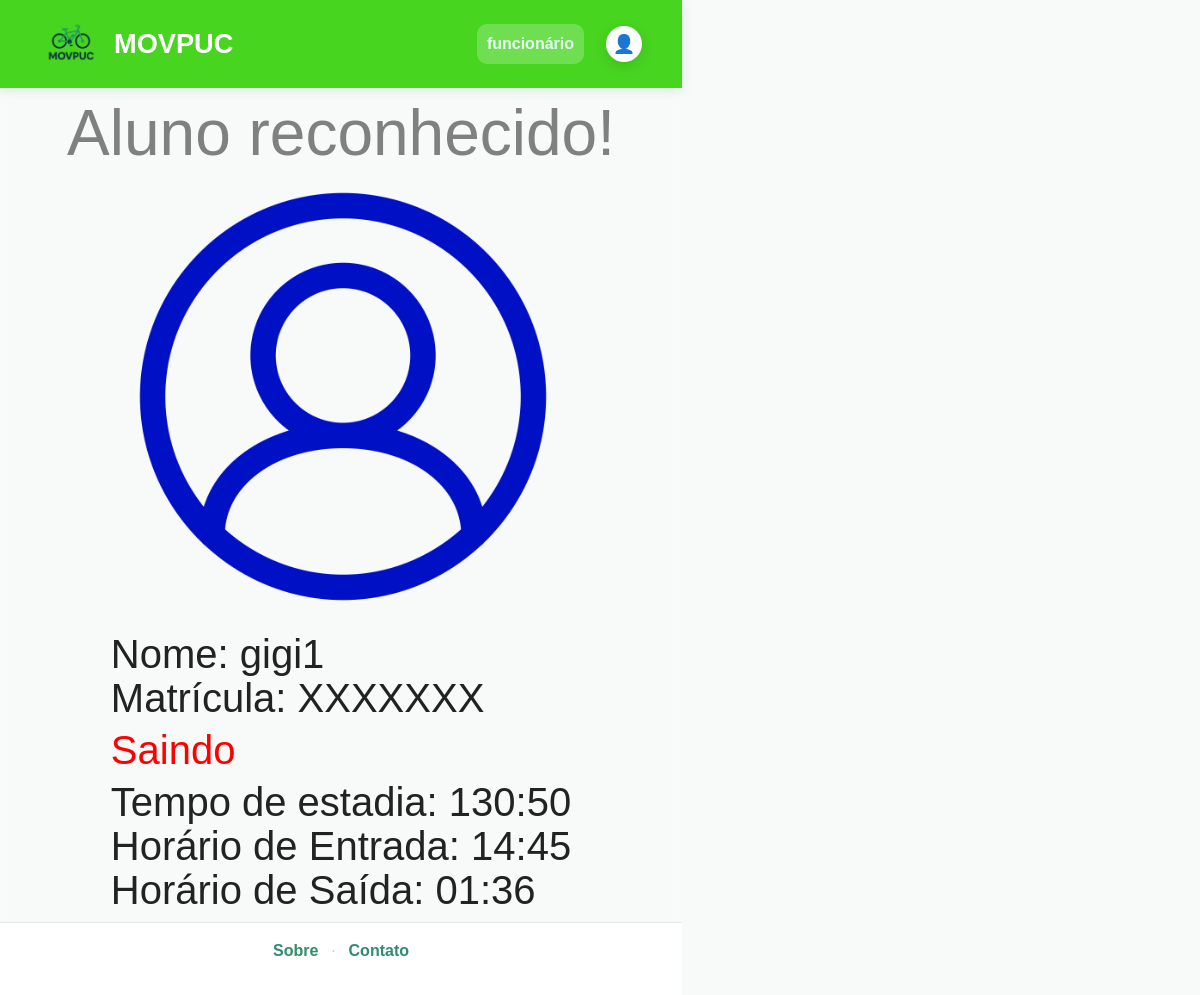
Page /scan_concluded/saida/3/ (signed in) on the committed database.
### app_usuarios/models.py (models this page shows, shortened)
class Reserva(models.Model):
    aluno = models.ForeignKey(User, on_delete=models.CASCADE)
    bicicleta = models.ForeignKey(
        'Bicicleta',
        on_delete=models.CASCADE,
        null=True,
        blank=True
    )
    vaga = models.ForeignKey(
        'Vaga',
        on_delete=models.SET_NULL,
        null=True,
        blank=True
    )
    status = models.CharField(max_length=20, default="pendente")
    data_hora_retirada = models.DateTimeField(null=True, blank=True)
    data_hora_devolucao = models.DateTimeField(null=True, blank=True)

### app_usuarios/views.py (the view)
@login_required(login_url='login')
@tipo_required('seguranca')
def scan_concluded_leave(request, reserva_id):
    reserva = get_object_or_404(Reserva, id=reserva_id)
    duracao = None
    if reserva.data_hora_retirada and reserva.data_hora_devolucao:
        diff = reserva.data_hora_devolucao - reserva.data_hora_retirada
        total_seconds = int(diff.total_seconds())
        horas = total_seconds // 3600
        minutos = (total_seconds % 3600) // 60
        duracao = f"{horas:02d}:{minutos:02d}"
    contexto = {
        "reserva": reserva,
        "duracao": duracao,
    }
    return render(request, 'app_usuarios/scanConcludedLeaving.html', contexto)

### app_usuarios/utils.py (called while the page is built)
def tipo_required(*tipos_permitidos):
    def decorator(view_func):
        @wraps(view_func)
        def _wrapped_view(request, *args, **kwargs):
            if not request.user.is_authenticated:
                return redirect('login')
            perfil = getattr(request.user, 'perfil', None)
            if perfil is None or perfil.tipo not in tipos_permitidos:
                return render(request, 'app_usuarios/acesso_negado.html')
            return view_func(request, *args, **kwargs)
        return _wrapped_view
    return decorator

### app_usuarios/templates/app_usuarios/scanConcludedLeaving.html (shortened to what this page needs)
 {% load static %}
<!DOCTYPE html>
<html>
<head>
    <link rel="stylesheet" href="/static/app_usuarios/css/scanConcludedLeaving.css">
    <link rel="stylesheet" href="/static/app_usuarios/css/cabEFoot.css">
</head>
<body>
    <header class="cab">
        <div class="logo">
            <a href="{% url 'index' %}" ><img src="/static/app_usuarios/img/logo.png" class="bike" alt=""></a>
            <p class="brand">MOVPUC</p>
        </div>
        <nav class="nav">
            <a href="{% url 'aluno' %}" class="navlink ativo">funcionário</a>
            <a href="{% url 'login' %}" class="perfil">👤</a>
        </nav>
    </header>
    <div class="mapa">
        <div class="reconhecido">
            <p>Aluno reconhecido!</p>
        </div>
        <div class="imagem">
            <img src="/static/app_usuarios/img/icone.png" alt="">
        </div>
        <div class="infos">
            <p>Nome: {{ reserva.aluno.get_full_name|default:reserva.aluno.username }}</p>
            <p>Matrícula: XXXXXXX</p>
            <div class="red">Saindo</div>
            <p>
            Tempo de estadia:
            {% if duracao %}
                {{ duracao }}
            {% else %}
                --:--
            {% endif %}
            </p>
            <p>
            Horário de Entrada:
            {% if reserva.data_hora_retirada %}
                {{ reserva.data_hora_retirada|date:"H:i" }}
            {% else %}
                --:--
            {% endif %}
            </p>
            <p>
            Horário de Saída:
            {% if reserva.data_hora_devolucao %}
                {{ reserva.data_hora_devolucao|date:"H:i" }}
            {% else %}
                --:--
            {% endif %}
            </p>
        </div>
    </div>
  <footer class="rodape">
    <nav class="rodape__links">
      <a href="{% url 'sobre' %}">Sobre</a>
      <span>·</span>
      <a href="{% url 'contato' %}">Contato</a>
    </nav>
  </footer>
</body>
</html>

### app_usuarios/static/app_usuarios/css/scanConcludedLeaving.css (style rules this page uses)
body { backdrop-filter: blur(5px); font-family: Arial, Helvetica, sans-serif; width: 682px; }
.mapa { display: flex; justify-content: center; align-items: center; flex-direction: column; gap: 8px; padding: 10px; }
.mapa .reconhecido { color: gray; font-size: 4em; }
.mapa .reconhecido p { margin: 0; line-height: 1.1; }
.mapa .imagem img { width: 75%; height: 75%; margin-left: 75px; }
.mapa .infos { font-size: 2.5em; }
.mapa .infos p { margin: 0; line-height: 1.1; }
.red { color: red; }

### app_usuarios/static/app_usuarios/css/cabEFoot.css (style rules this page uses)
* { box-sizing: border-box; margin: 0; padding: 0; }
body { font-family: 'Figtree', 'DM Sans', sans-serif; color: #222; background: #f7faf9; line-height: 1.5; }
.cab { background: #47d520; height: 88px; padding: 0 40px; display: flex; align-items: center; justify-content: space-between; box-shadow: 0 2px 10px rgba(59, 155, 78, 0.18); }
.logo { display: flex; align-items: center; gap: 12px; }
.bike { display: block; width: 62px; height: auto; flex-shrink: 0; }
.brand { color: #fff; font-size: 1.7rem; font-weight: 700; }
.nav { display: flex; align-items: center; gap: 22px; }
.navlink { color: #e7fff4; text-decoration: none; font-weight: 600; padding: 8px 10px; border-radius: 10px; transition: 0.2s; }
.navlink.ativo { background: rgba(255, 255, 255, 0.22); }
.perfil { display: flex; align-items: center; justify-content: center; width: 36px; height: 36px; background: #fff; border-radius: 50%; text-decoration: none; font-size: 18px; color: #3b9c77; box-shadow: 0 4px 14px rgba(0, 0, 0, 0.12); transition: transform 0.15s ease; }
.rodape { border-top: 1px solid #e5e7eb; background: #fff; padding: 16px 24px 32px; }
.rodape__links { max-width: 1100px; margin: 0 auto; text-align: center; }
.rodape__links a { color: #318c6b; text-decoration: none; font-weight: 600; }
.rodape__links span { color: #c4c4c4; margin: 0 8px; }

### rows in the picture
Reserva: aluno.get_full_name "gigi1", data_hora_retirada "14:45", data_hora_devolucao "01:36"

### other values in the picture
{{ duracao }} "130:50"
